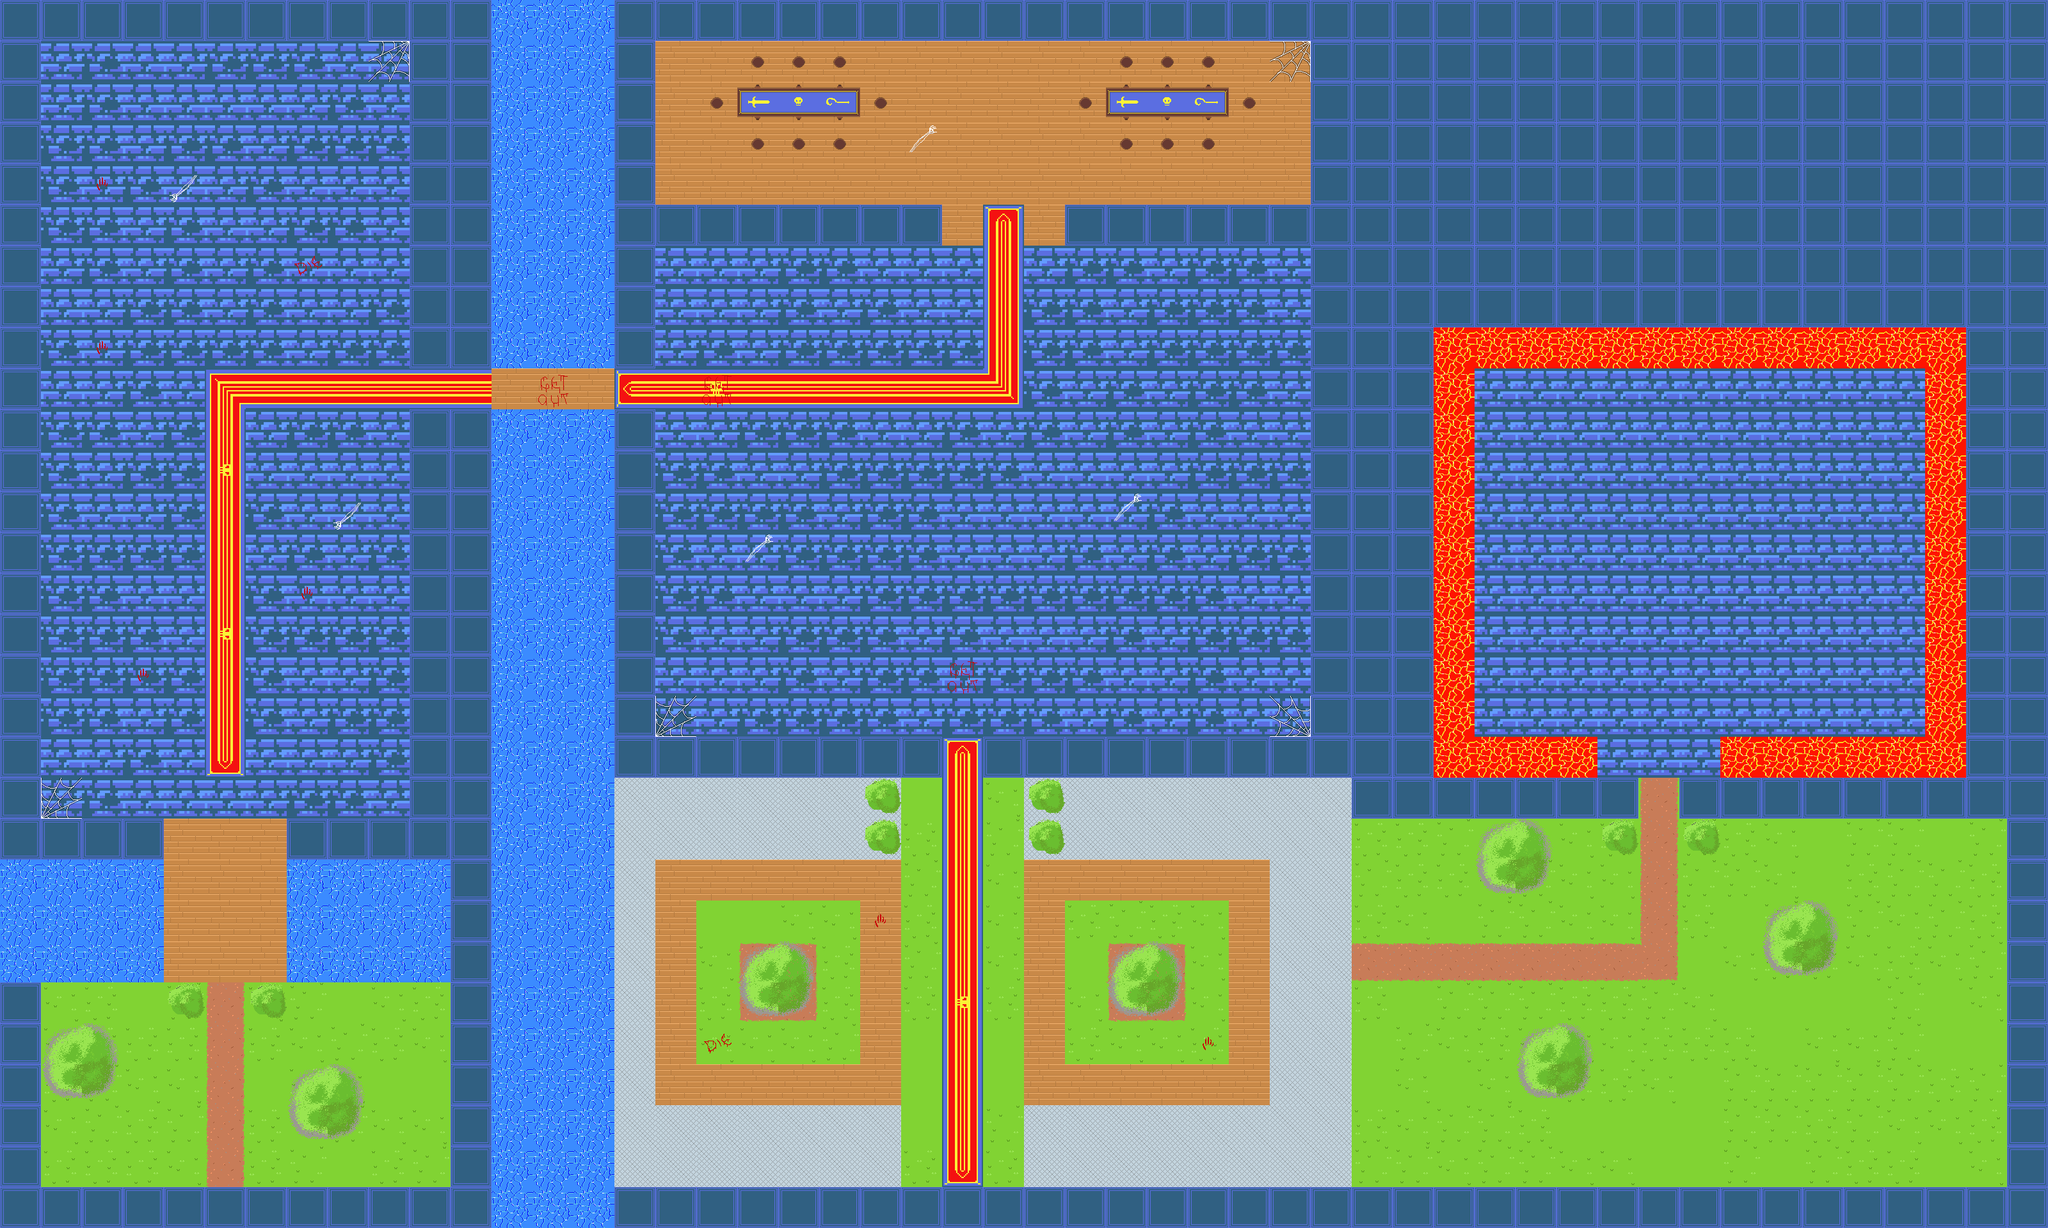

Rendered tile map (Tiled .tmx) drawn with the repository's tilesets; below, a short description and the map source with its tile grids summarised:
An orthogonal 50x30 tile map with 64x64 px tiles, 2 tile layers (Camada de Tiles 1, Camada de Tiles 2) and 76 objects (43x wall, 22x zombie, 6x ghost, player, shotgun, ...).

<map version="1.4" tiledversion="1.4.3" orientation="orthogonal" renderorder="right-down" width="50" height="30" tilewidth="64" tileheight="64" infinite="0" nextlayerid="6" nextobjectid="134">
 <tileset firstgid="1" source="spritesheet.tsx" />
 <layer id="1" name="Camada de Tiles 1" width="50" height="30">
  <data>[1500 cells, 1498 non-empty, 29 distinct tile ids]</data>
 </layer>
 <layer id="3" name="Camada de Tiles 2" width="50" height="30">
  <data>[1500 cells, 229 non-empty, 24 distinct tile ids]</data>
 </layer>
 <objectgroup id="5" name="Camada de Objetos 1">
  <object id="49" name="player" x="352" y="1824" />
  <object id="52" name="wall" x="0" y="1856" width="768" height="64" />
  <object id="55" name="wall" x="704" y="640" width="64" height="1216" />
  <object id="56" name="wall" x="0" y="1536" width="64" height="320" />
  <object id="57" name="wall" x="448" y="1280" width="256" height="64" />
  <object id="58" name="wall" x="448" y="1344" width="64" height="192" />
  <object id="59" name="wall" x="192" y="1344" width="64" height="192" />
  <object id="60" name="wall" x="0" y="1472" width="192" height="64" />
  <object id="61" name="wall" x="512" y="1472" width="192" height="64" />
  <object id="62" name="wall" x="0" y="1280" width="256" height="64" />
  <object id="63" name="wall" x="640" y="640" width="64" height="640" />
  <object id="64" name="wall" x="0" y="0" width="64" height="1280" />
  <object id="65" name="wall" x="64" y="0" width="640" height="64" />
  <object id="66" name="wall" x="640" y="64" width="64" height="512" />
  <object id="67" name="wall" x="448" y="1664" width="128" height="128" />
  <object id="68" name="wall" x="64" y="1600" width="128" height="128" />
  <object id="70" name="wall" x="960" y="0" width="64" height="576" />
  <object id="71" name="wall" x="1024" y="0" width="1088" height="64" />
  <object id="72" name="wall" x="1152" y="128" width="192" height="64" />
  <object id="73" name="wall" x="1728" y="128" width="192" height="64" />
  <object id="74" name="wall" x="1664" y="320" width="384" height="64" />
  <object id="75" name="wall" x="1024" y="320" width="448" height="64" />
  <object id="76" name="wall" x="2048" y="64" width="64" height="1152" />
  <object id="77" name="wall" x="1536" y="1152" width="512" height="64" />
  <object id="78" name="wall" x="960" y="1152" width="512" height="64" />
  <object id="79" name="wall" x="960" y="640" width="64" height="512" />
  <object id="80" name="wall" x="768" y="512" width="192" height="64" />
  <object id="81" name="wall" x="768" y="640" width="192" height="64" />
  <object id="82" name="wall" x="896" y="1216" width="64" height="704" />
  <object id="83" name="wall" x="960" y="1856" width="2240" height="64" />
  <object id="84" name="wall" x="1152" y="1472" width="128" height="128" />
  <object id="85" name="wall" x="1728" y="1472" width="128" height="128" />
  <object id="86" name="wall" x="2368" y="1600" width="128" height="128" />
  <object id="87" name="wall" x="2752" y="1408" width="128" height="128" />
  <object id="88" name="wall" x="2304" y="1280" width="128" height="128" />
  <object id="89" name="wall" x="3136" y="1216" width="64" height="640" />
  <object id="90" name="wall" x="2624" y="1216" width="512" height="64" />
  <object id="91" name="wall" x="2112" y="1216" width="448" height="64" />
  <object id="92" name="wall" x="2240" y="512" width="832" height="64" />
  <object id="93" name="wall" x="3008" y="576" width="64" height="640" />
  <object id="94" name="wall" x="2688" y="1152" width="320" height="64" />
  <object id="95" name="wall" x="2240" y="1152" width="256" height="64" />
  <object id="96" name="wall" x="2240" y="576" width="64" height="576" />
  <object id="97" name="zombie" x="208" y="976" width="32" height="32" />
  <object id="99" name="zombie" x="480" y="1040" width="32" height="32" />
  <object id="100" name="ghost" x="320" y="288" width="32" height="32" />
  <object id="101" name="zombie" x="848" y="592" width="32" height="32" />
  <object id="102" name="zombie" x="1424" y="112" width="32" height="32" />
  <object id="103" name="zombie" x="1616" y="112" width="32" height="32" />
  <object id="104" name="zombie" x="1168" y="272" width="32" height="32" />
  <object id="105" name="zombie" x="1904" y="272" width="32" height="32" />
  <object id="106" name="zombie" x="1488" y="1104" width="32" height="32" />
  <object id="107" name="zombie" x="1376" y="1344" width="32" height="32" />
  <object id="108" name="zombie" x="1600" y="1344" width="32" height="32" />
  <object id="109" name="zombie" x="1424" y="1632" width="32" height="32" />
  <object id="110" name="zombie" x="1552" y="1632" width="32" height="32" />
  <object id="111" name="zombie" x="1328" y="1728" width="32" height="32" />
  <object id="112" name="zombie" x="1648" y="1728" width="32" height="32" />
  <object id="113" name="zombie" x="2368" y="1488" width="32" height="32" />
  <object id="114" name="zombie" x="2448" y="1488" width="32" height="32" />
  <object id="115" name="zombie" x="2416" y="672" width="32" height="32" />
  <object id="116" name="zombie" x="2752" y="688" width="32" height="32" />
  <object id="117" name="zombie" x="2416" y="832" width="32" height="32" />
  <object id="118" name="zombie" x="2736" y="912" width="32" height="32" />
  <object id="119" name="zombie" x="2608" y="768" width="32" height="32" />
  <object id="121" name="zombie" x="2544" y="960" width="32" height="32" />
  <object id="123" name="shotgun" x="1536" y="240" width="32" height="32" />
  <object id="124" x="1296" y="720" />
  <object id="125" name="health" x="1888" y="976" width="32" height="32" />
  <object id="126" x="1824" y="576" />
  <object id="127" name="wall" x="704" y="0" width="64" height="576" />
  <object id="129" name="ghost" x="416" y="176" width="32" height="32" />
  <object id="130" name="ghost" x="208" y="160" width="32" height="32" />
  <object id="131" name="ghost" x="1536" y="112" width="32" height="32" />
  <object id="132" name="ghost" x="1680" y="1616" width="32" height="32" />
  <object id="133" name="ghost" x="1296" y="1616" width="32" height="32" />
 </objectgroup>
</map>